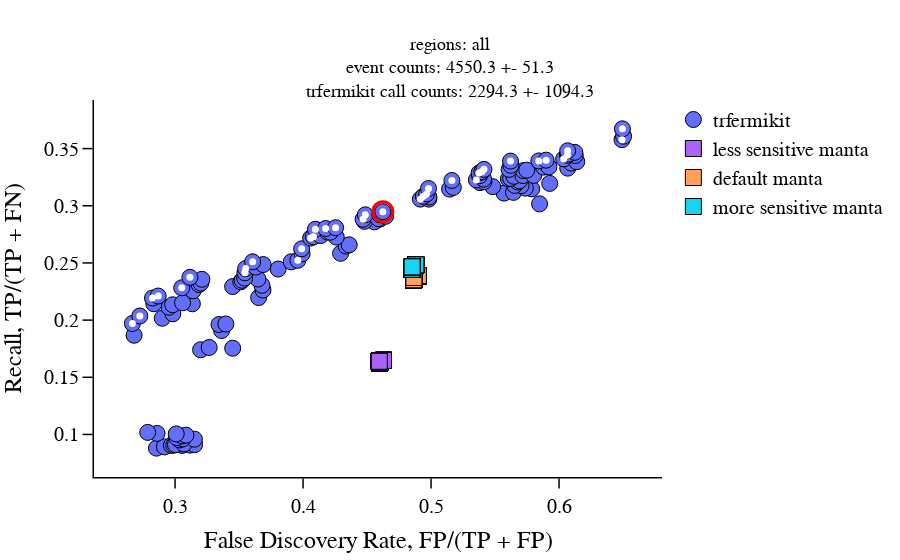
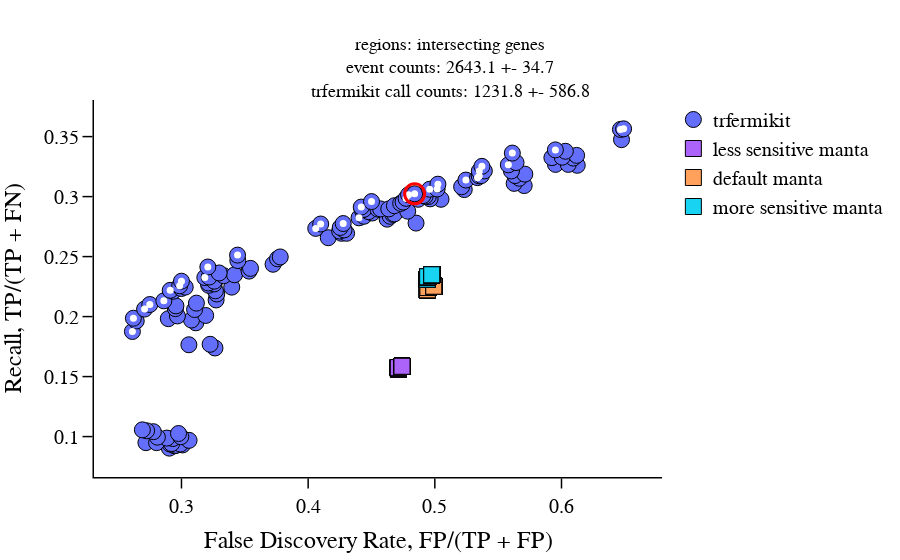
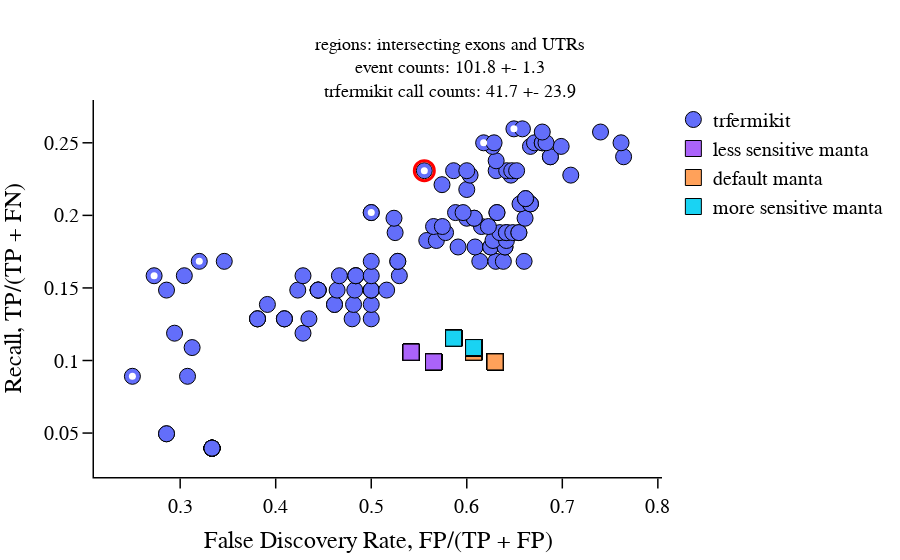

Notebook code cell kept with these figures, in order:
### Code cell
import plotly.graph_objects as go
import numpy as np 

def write(fig, sub_directory, filename, data=None): 
    directory = 'paper_figures/{}'.format(sub_directory)
    
    import os
    import pathlib
    if not os.path.exists(directory):
        pathlib.Path(directory).mkdir(parents=True, exist_ok=True)
    fig.write_image('{}/{}.pdf'.format(directory, filename))

    if data: 
        with open('{}/{}.json'.format(directory, filename), 'w') as data_file:
            json.dump(data, data_file)
    
def get_marker_core(symbol, size=16, color=None, linewidth=1, linecolor='black'): 
    return dict(
        symbol=symbol,
        line=dict(width=linewidth, color=linecolor),
        size=size,
        color=color
    )
   
def get_font(size=20): 
    return dict(family='Arial', color='black', size=size)

def update_axes(fig, axis, text, linewidth=1.5): 
    update = { 
        'x': fig.update_xaxes,
        'y': fig.update_yaxes
    }
    
    update[axis]( 
        title=dict(text=text),
        showgrid=False,
        showline=True, 
        linewidth=linewidth, 
        linecolor='black',
        ticks='outside', 
        tickwidth=linewidth, 
        tickcolor='black', 
        ticklen=10,
    )

def plot_TPRs_FDRs(svtype, regions): 
    trfermikit_TPRs, trfermikit_FDRs, _ = get_TPRs_FDRs_configs(trfermikit_flavor, svtype, regions) 
    trfermikit_TPRs, trfermikit_FDRs = tuple(zip(*sorted(zip(trfermikit_TPRs, trfermikit_FDRs))))

    fig = go.Figure(data=go.Scatter(
        x=trfermikit_FDRs,
        y=trfermikit_TPRs,
        mode='markers',
        name='trfermikit',
        marker=get_marker_core('circle')
    ))
    
    pareto_front = compute_pareto_front(trfermikit_FDRs, trfermikit_TPRs)
    fig.add_trace(go.Scatter(
        x=np.array(trfermikit_FDRs)[pareto_front], 
        y=np.array(trfermikit_TPRs)[pareto_front],
        mode='markers',
        marker=get_marker_core('circle', size=7, linewidth=0, color='white'),
        showlegend=False
    ))   
    
    if svtype == 'DEL':
        trfermikit_operating_point_index = compute_operating_point(
            trfermikit_FDRs, 
            trfermikit_TPRs, 
            svtype,
            regions
        )
        fig.add_trace(go.Scatter(
            x=[np.array(trfermikit_FDRs)[trfermikit_operating_point_index]], 
            y=[np.array(trfermikit_TPRs)[trfermikit_operating_point_index]],
            mode='markers',
            marker=get_marker_core('circle-open', size=20, linewidth=3, color='red'),
            showlegend=False
        ))    

    for manta_flavor, manta_flavor_name in zip(manta_flavors, manta_flavors_names): 
        manta_TPRs, manta_FDRs, _ = get_TPRs_FDRs_configs(manta_flavor, svtype, regions) 
        fig.add_trace(go.Scatter(
            x=manta_FDRs, 
            y=manta_TPRs,
            mode='markers',
            name='{}'.format(manta_flavor_name),
            marker=get_marker_core('square'),
        ))   
    
    update_axes(fig, 'x', 'False Discovery Rate, FP/(TP + FP)') 
    update_axes(fig, 'y', 'Recall, TP/(TP + FN)') 
    fig.update_layout(
        plot_bgcolor='white',
        font=get_font(),
        title=dict(
            text='regions: {}<br>{}'.format(
                regions,
                get_event_call_stats('trfermikit', trfermikit_flavor, svtype, regions)
            ), 
            x=0.5,
            font=get_font(18)
        )
    )    

    write(
        fig, 
        sub_directory='TPRs_FDRs', 
        filename='{}-{}'.format(svtype, get_regions_tag(regions)),
    )
    
    fig.show()
        
def plot_TPRs_FDRs_all(svtype): 
    for regions in ['all', 'intersecting genes', 'intersecting exons and UTRs']:
        plot_TPRs_FDRs(svtype, regions)
        
plot_TPRs_FDRs_all('DEL')

### Figure 1 — Plotly figure (JSON) as saved in the notebook; plotly's stock layout.template omitted (floating-point values rounded to 4 significant figures; data arrays with more than 128 entries replaced by an {"elided": "..."} marker saying what was removed)
{"data": [{"marker": {"line": {"color": "black", "width": 1}, "size": 16, "symbol": "circle"}, "mode": "markers", "name": "trfermikit", "type": "scatter", "x": {"elided": "135 float values"}, "y": {"elided": "135 float values"}}, {"marker": {"color": "white", "line": {"color": "black", "width": 0}, "size": 7, "symbol": "circle"}, "mode": "markers", "showlegend": false, "type": "scatter", "x": [0.2667, 0.2724, 0.2823, 0.2868, 0.3052, 0.3116, 0.3546, 0.3552, 0.3606, 0.3959, 0.3989, 0.4059, 0.4081, 0.4096, 0.4176, 0.4254, 0.4469, 0.4487, 0.4623, 0.4916, 0.494, 0.4965, 0.498, 0.5163, 0.5354, 0.5375, 0.5397, 0.5413, 0.5621, 0.5842, 0.5899, 0.6036, 0.6065, 0.6067, 0.6492, 0.6495], "y": [0.197, 0.2036, 0.2193, 0.2211, 0.2283, 0.2374, 0.2414, 0.2451, 0.251, 0.2523, 0.2623, 0.2717, 0.2729, 0.2795, 0.2801, 0.2808, 0.2882, 0.2921, 0.2948, 0.3058, 0.3083, 0.3104, 0.3151, 0.3221, 0.3226, 0.3287, 0.3298, 0.3318, 0.3391, 0.3392, 0.3399, 0.341, 0.3442, 0.3481, 0.3578, 0.3673]}, {"marker": {"color": "red", "line": {"color": "black", "width": 3}, "size": 20, "symbol": "circle-open"}, "mode": "markers", "showlegend": false, "type": "scatter", "x": [0.4623], "y": [0.2948]}, {"marker": {"line": {"color": "black", "width": 1}, "size": 16, "symbol": "square"}, "mode": "markers", "name": "less sensitive manta", "type": "scatter", "x": {"elided": "135 float values"}, "y": {"elided": "135 float values"}}, {"marker": {"line": {"color": "black", "width": 1}, "size": 16, "symbol": "square"}, "mode": "markers", "name": "default manta", "type": "scatter", "x": {"elided": "135 float values"}, "y": {"elided": "135 float values"}}, {"marker": {"line": {"color": "black", "width": 1}, "size": 16, "symbol": "square"}, "mode": "markers", "name": "more sensitive manta", "type": "scatter", "x": {"elided": "135 float values"}, "y": {"elided": "135 float values"}}], "layout": {"font": {"color": "black", "family": "Arial", "size": 20}, "plot_bgcolor": "white", "title": {"font": {"color": "black", "family": "Arial", "size": 18}, "text": "regions: all<br>event counts: 4550.3 +- 51.3<br>trfermikit call counts: 2294.3 +- 1094.3", "x": 0.5}, "xaxis": {"linecolor": "black", "linewidth": 1.5, "showgrid": false, "showline": true, "tickcolor": "black", "ticklen": 10, "ticks": "outside", "tickwidth": 1.5, "title": {"text": "False Discovery Rate, FP/(TP + FP)"}}, "yaxis": {"linecolor": "black", "linewidth": 1.5, "showgrid": false, "showline": true, "tickcolor": "black", "ticklen": 10, "ticks": "outside", "tickwidth": 1.5, "title": {"text": "Recall, TP/(TP + FN)"}}}}

### Figure 2 — Plotly figure (JSON) as saved in the notebook; plotly's stock layout.template omitted (floating-point values rounded to 4 significant figures; data arrays with more than 128 entries replaced by an {"elided": "..."} marker saying what was removed)
{"data": [{"marker": {"line": {"color": "black", "width": 1}, "size": 16, "symbol": "circle"}, "mode": "markers", "name": "trfermikit", "type": "scatter", "x": {"elided": "135 float values"}, "y": {"elided": "135 float values"}}, {"marker": {"color": "white", "line": {"color": "black", "width": 0}, "size": 7, "symbol": "circle"}, "mode": "markers", "showlegend": false, "type": "scatter", "x": [0.2613, 0.262, 0.2709, 0.275, 0.2861, 0.2911, 0.2986, 0.3, 0.3184, 0.3208, 0.3443, 0.406, 0.4099, 0.4277, 0.4401, 0.4419, 0.45, 0.4773, 0.4793, 0.4841, 0.4959, 0.5018, 0.5024, 0.5246, 0.5337, 0.5351, 0.5351, 0.5372, 0.558, 0.5612, 0.5952, 0.6465, 0.649], "y": [0.1876, 0.1986, 0.2063, 0.2101, 0.2131, 0.2219, 0.2257, 0.2295, 0.2326, 0.2413, 0.2512, 0.2735, 0.2772, 0.2775, 0.2823, 0.2913, 0.2958, 0.2985, 0.3016, 0.3023, 0.3061, 0.3063, 0.3103, 0.3138, 0.3158, 0.3173, 0.3213, 0.3252, 0.3265, 0.3363, 0.3389, 0.356, 0.3565]}, {"marker": {"color": "red", "line": {"color": "black", "width": 3}, "size": 20, "symbol": "circle-open"}, "mode": "markers", "showlegend": false, "type": "scatter", "x": [0.4841], "y": [0.3023]}, {"marker": {"line": {"color": "black", "width": 1}, "size": 16, "symbol": "square"}, "mode": "markers", "name": "less sensitive manta", "type": "scatter", "x": {"elided": "135 float values"}, "y": {"elided": "135 float values"}}, {"marker": {"line": {"color": "black", "width": 1}, "size": 16, "symbol": "square"}, "mode": "markers", "name": "default manta", "type": "scatter", "x": {"elided": "135 float values"}, "y": {"elided": "135 float values"}}, {"marker": {"line": {"color": "black", "width": 1}, "size": 16, "symbol": "square"}, "mode": "markers", "name": "more sensitive manta", "type": "scatter", "x": {"elided": "135 float values"}, "y": {"elided": "135 float values"}}], "layout": {"font": {"color": "black", "family": "Arial", "size": 20}, "plot_bgcolor": "white", "title": {"font": {"color": "black", "family": "Arial", "size": 18}, "text": "regions: intersecting genes<br>event counts: 2643.1 +- 34.7<br>trfermikit call counts: 1231.8 +- 586.8", "x": 0.5}, "xaxis": {"linecolor": "black", "linewidth": 1.5, "showgrid": false, "showline": true, "tickcolor": "black", "ticklen": 10, "ticks": "outside", "tickwidth": 1.5, "title": {"text": "False Discovery Rate, FP/(TP + FP)"}}, "yaxis": {"linecolor": "black", "linewidth": 1.5, "showgrid": false, "showline": true, "tickcolor": "black", "ticklen": 10, "ticks": "outside", "tickwidth": 1.5, "title": {"text": "Recall, TP/(TP + FN)"}}}}

### Figure 3 — Plotly figure (JSON) as saved in the notebook; plotly's stock layout.template omitted (floating-point values rounded to 4 significant figures; data arrays with more than 128 entries replaced by an {"elided": "..."} marker saying what was removed)
{"data": [{"marker": {"line": {"color": "black", "width": 1}, "size": 16, "symbol": "circle"}, "mode": "markers", "name": "trfermikit", "type": "scatter", "x": {"elided": "135 float values"}, "y": {"elided": "135 float values"}}, {"marker": {"color": "white", "line": {"color": "black", "width": 0}, "size": 7, "symbol": "circle"}, "mode": "markers", "showlegend": false, "type": "scatter", "x": [0.25, 0.2727, 0.32, 0.5, 0.5556, 0.6176, 0.6494], "y": [0.08911, 0.1584, 0.1683, 0.2019, 0.2308, 0.25, 0.2596]}, {"marker": {"color": "red", "line": {"color": "black", "width": 3}, "size": 20, "symbol": "circle-open"}, "mode": "markers", "showlegend": false, "type": "scatter", "x": [0.5556], "y": [0.2308]}, {"marker": {"line": {"color": "black", "width": 1}, "size": 16, "symbol": "square"}, "mode": "markers", "name": "less sensitive manta", "type": "scatter", "x": {"elided": "135 float values"}, "y": {"elided": "135 float values"}}, {"marker": {"line": {"color": "black", "width": 1}, "size": 16, "symbol": "square"}, "mode": "markers", "name": "default manta", "type": "scatter", "x": {"elided": "135 float values"}, "y": {"elided": "135 float values"}}, {"marker": {"line": {"color": "black", "width": 1}, "size": 16, "symbol": "square"}, "mode": "markers", "name": "more sensitive manta", "type": "scatter", "x": {"elided": "135 float values"}, "y": {"elided": "135 float values"}}], "layout": {"font": {"color": "black", "family": "Arial", "size": 20}, "plot_bgcolor": "white", "title": {"font": {"color": "black", "family": "Arial", "size": 18}, "text": "regions: intersecting exons and UTRs<br>event counts: 101.8 +- 1.3<br>trfermikit call counts: 41.7 +- 23.9", "x": 0.5}, "xaxis": {"linecolor": "black", "linewidth": 1.5, "showgrid": false, "showline": true, "tickcolor": "black", "ticklen": 10, "ticks": "outside", "tickwidth": 1.5, "title": {"text": "False Discovery Rate, FP/(TP + FP)"}}, "yaxis": {"linecolor": "black", "linewidth": 1.5, "showgrid": false, "showline": true, "tickcolor": "black", "ticklen": 10, "ticks": "outside", "tickwidth": 1.5, "title": {"text": "Recall, TP/(TP + FN)"}}}}
